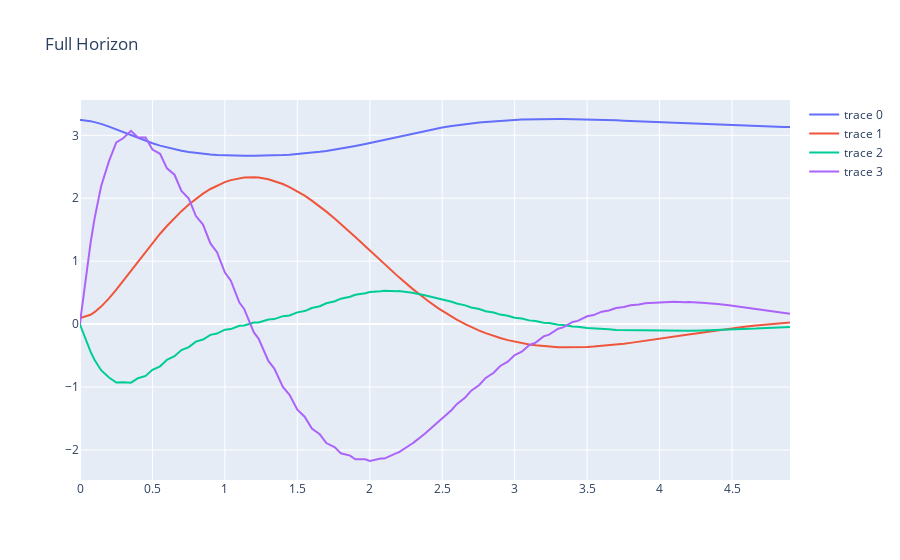

Notebook code for this chart:
### Code cell
# x_nom = torch.tensor([np.pi, 0., 0., 0.], dtype=vf.dtype)
# u_nom = torch.zeros(vf.u_dim[0], dtype=vf.dtype)
# Q = torch.diag(torch.tensor([.1, .1, .1, .1]))
# R = torch.diag(torch.tensor([.01]))
# ctrl, S = controllers.get_lqr_controller(sys.dx, x_nom, u_nom, Q, R, vf.u_lo[0], vf.u_up[0])

ctrl = controllers.get_limited_lookahead_controller(get_value_function(offline_horizon)[0])

x0 = torch.tensor([np.pi+.1, .1, 0., 0.], dtype=vf.dtype)
x_traj_sim, t_traj_sim = controllers.sim_ctrl(x0, vf.u_dim[0], sys.dx, ctrl, .1, 50)
controllers.plot_sim(t_traj_sim, x_traj_sim, "Full Horizon").show()
